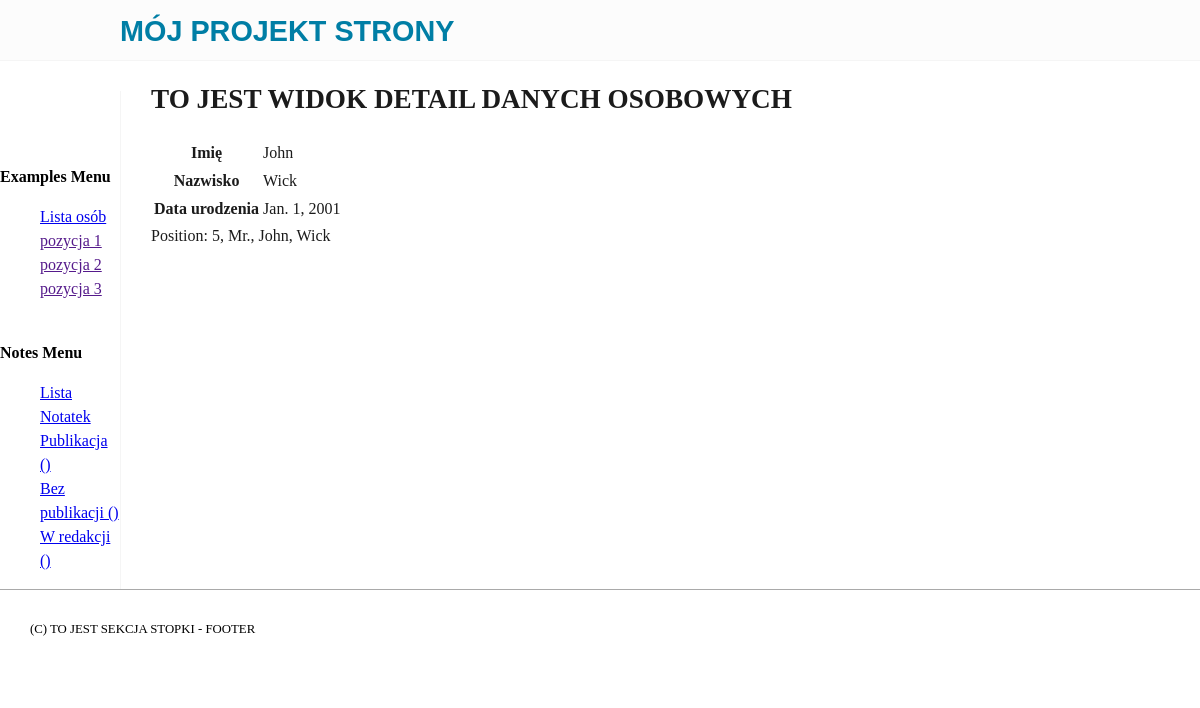
Page /examples/personaldata/5/ on the committed database.
### examples/models.py (models this page shows)
class PersonalData(models.Model):
    gender = models.CharField(max_length=10, choices=GENDER_CHOICES, default='Mr.')
    first_name = models.CharField(max_length=30)
    last_name = models.CharField(max_length=30)
    date_of_birth = models.DateField()
    def __str__(self):
        return f'Position: {self.id}, {self.gender}, {self.first_name}, {self.last_name}'
    class Meta:
        verbose_name = 'Osoba'
        verbose_name_plural = 'Osoby'

### examples/views.py (the view)
# urls.py: path('personaldata/<int:id>/', views.personal_data_detail, name='personal_data_detail'),
def personal_data_detail(request, id):
    personal_data = get_object_or_404(PersonalData, id=id)
    ctx = {'personal_data':personal_data}
    return render (request, 'examples/personal_data_detail.html', ctx)

### examples/templates/examples/personal_data_detail.html (shortened to what this page needs)
{% extends 'examples/base.html' %}
{% block main_content %}
<h1>  TO JEST WIDOK DETAIL DANYCH OSOBOWYCH </h1>
<table>
    <tr>
        <th>Imię</th><td>{{personal_data.first_name}}</td>
    </tr>
    <tr>
        <th>Nazwisko</th><td>{{personal_data.last_name}}</td>
    </tr>
    <tr>
        <th>Data urodzenia</th><td>{{personal_data.date_of_birth}}</td>
    </tr>
</table>
{{ personal_data }}
{% endblock %}

### examples/static/examples/css/style.css (style rules this page uses)
body { width:100%; border:0; margin:0; padding:0; font-size:16px; line-height:1.5; }
h1,h2,h3, { font-family: sans-serif; color: #1b1b1b; }
h1 { font-size:1.7rem; }

### rows in the picture
PersonalData: first_name "John", last_name "Wick", date_of_birth "Jan. 1, 2001", id+gender+first_name "Position: 5, Mr., John, Wick"
